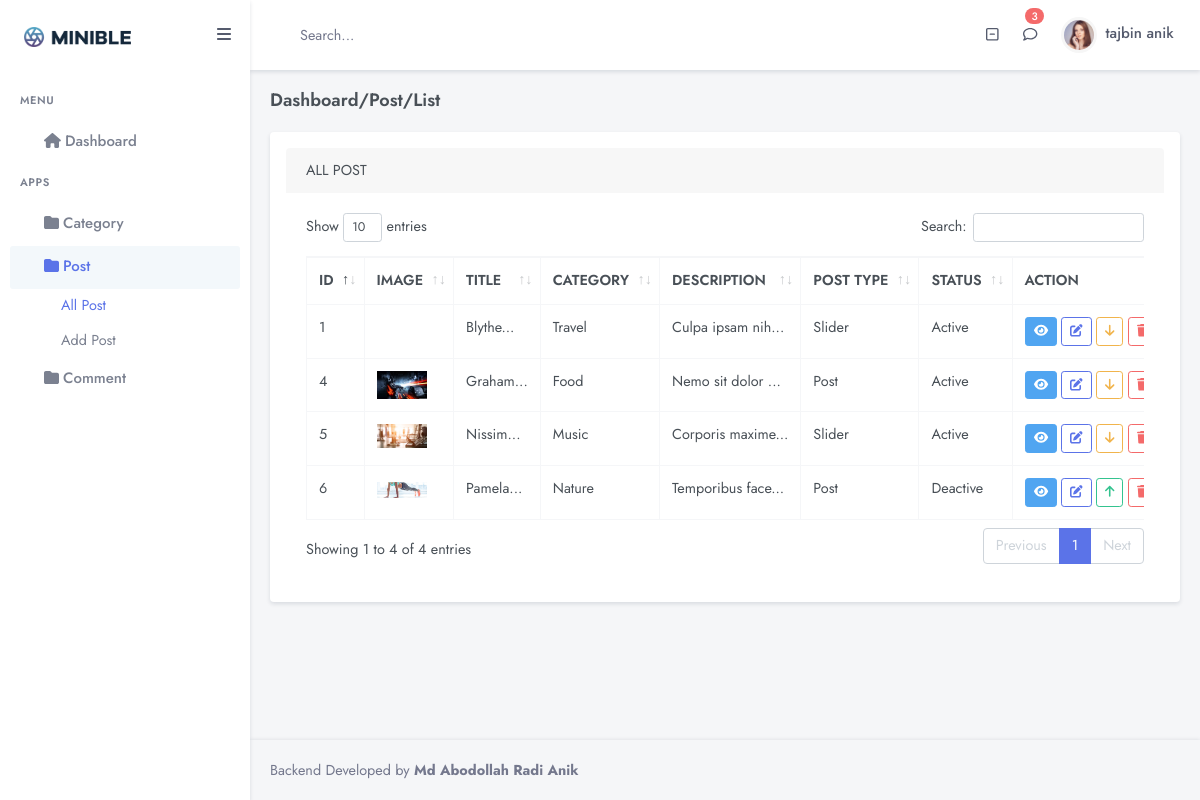
Page /admin/postList.php?id=ahr (signed in) on the committed database.
### tables this page shows
CREATE TABLE `post_table` (
  `postid` int NOT NULL,
  `userid` int DEFAULT NULL,
  `title` varchar(50) NOT NULL,
  `catId` int DEFAULT NULL,
  `imgOne` varchar(200) NOT NULL,
  `descOne` text NOT NULL,
  `imgTwo` varchar(200) NOT NULL,
  `descTwo` text NOT NULL,
  `postType` int NOT NULL DEFAULT '0',
  `tags` varchar(50) NOT NULL,
  `status` int NOT NULL DEFAULT '0',
  `create_time` timestamp NOT NULL DEFAULT CURRENT_TIMESTAMP
);

CREATE TABLE `category_table` (
  `cid` int NOT NULL,
  `cname` varchar(50) NOT NULL
);

### lib/Database.php (called while the page is built, shortened)
<?php
class Database
{
    public $host     = HOST;
    public $user     = USER;
    public $password = PASSWORD;
    public $databse  = DATABSE;
    public $link;
    public function dbCon()
    {
        $this->link = mysqli_connect($this->host, $this->user, $this->password, $this->databse);
    }
    public function select($query)
    {
        $result = mysqli_query($this->link, $query) or die($this->link->error . __LINE__);
        if (mysqli_num_rows($result) > 0) {
            return $result;
        } else {
            return false;
        }
    }
}

### lib/Session.php (called while the page is built, shortened)
<?php
class Session
{
    public static function get($key)
    {
        if (isset($_SESSION[$key])) {
            return $_SESSION[$key];
        } else {
            return false;
        }
    }
}

### classes/Post.php (called while the page is built, shortened)
<?php
$filePath = realpath(dirname(__FILE__));
include_once($filePath . '/../lib/Database.php');
include_once($filePath . '/../lib/Session.php');
class Post
{
    public $db;
    public function __construct()
    {
        $this->db = new Database();
    }
    public function allPost($userid)
    {
        $select    = "SELECT *, category_table.cname, user_table.id FROM post_table INNER JOIN category_table ON post_table.catId = category_table.cid
        INNER JOIN user_table ON post_table.userid = user_table.id WHERE user_table.id='$userid'";
        $select_row = $this->db->select($select);
        if ($select_row) {
            return $select_row;
        }
    }
}

### admin/postList.php (the view, shortened to what this page needs)
<?php
include_once 'inc/header.php';
include_once 'inc/sidebar.php';
include_once '../lib/Session.php';
include_once '../classes/Post.php';
$post = new Post();
$userid = Session::get('user_id');
$allPost = $post->allPost($userid);
?>
<div class="main-content">
    <div class="page-content">
        <div class="container-fluid">
            <div class="row">
                <div class="col-12">
                    <div class="page-title-box d-flex align-items-center justify-content-between">
                        <h4 class="mb-0">Dashboard/Post/List</h4>
                    </div>
                </div>
            </div>
            <div class="row d-flex justify-content-center">
                <div class="col-lg-12">
                    <div class="card shadow p-3 mb-5 bg-body-tertiary rounded">
                        <div class="card-header">
                            ALL POST
                        </div>
                        <div class="card-body">
                            <div class="table-responsive">
                                <table id="datatable" class="table table-bordered dt-responsive nowrap dataTable no-footer dtr-inline" style="border-collapse: collapse; border-spacing: 0px; width: 100%;" role="grid" aria-describedby="datatable_info">
                                    <thead>
                                        <tr role="row">
                                            <th class="sorting_asc" tabindex="0" aria-controls="datatable" rowspan="1" colspan="1" style="width: 158px;" aria-sort="ascending" aria-label="Name: activate to sort column descending">ID</th>
                                            <th class="sorting_asc" tabindex="0" aria-controls="datatable" rowspan="1" colspan="1" style="width: 158px;" aria-sort="ascending" aria-label="Name: activate to sort column descending">IMAGE</th>
                                            <th class="sorting_asc" tabindex="0" aria-controls="datatable" rowspan="1" colspan="1" style="width: 158px;" aria-sort="ascending" aria-label="Name: activate to sort column descending">TITLE</th>
                                            <th class="sorting_asc" tabindex="0" aria-controls="datatable" rowspan="1" colspan="1" style="width: 158px;" aria-sort="ascending" aria-label="Name: activate to sort column descending">CATEGORY</th>
                                            <th class="sorting_asc" tabindex="0" aria-controls="datatable" rowspan="1" colspan="1" style="width: 158px;" aria-sort="ascending" aria-label="Name: activate to sort column descending">DESCRIPTION</th>
                                            <th class="sorting_asc" tabindex="0" aria-controls="datatable" rowspan="1" colspan="1" style="width: 158px;" aria-sort="ascending" aria-label="Name: activate to sort column descending">POST TYPE</th>
                                            <th class="sorting_asc" tabindex="0" aria-controls="datatable" rowspan="1" colspan="1" style="width: 158px;" aria-sort="ascending" aria-label="Name: activate to sort column descending">STATUS</th>
                                            <th class="sorting_asc" tabindex="0" aria-controls="datatable" rowspan="1" colspan="1" style="width: 158px;" aria-sort="ascending" aria-label="Name: activate to sort column descending">ACTION</th>
                                        </tr>
                                    </thead>
                                    <tbody>
                                        <?php
                                        if (isset($allPost) && !is_bool($allPost)) {
                                            foreach ($allPost as $row) {
                                        ?>
                                                <tr role="row" class="odd">
                                                    <td class="sorting_1 dtr-control" tabindex="0"><?= $row['postid'] ?></td>
                                                    <td>
                                                        <img src="../upload/<?= $row['imgOne'] ?>" alt="" width="50">
                                                    </td>
                                                    <td><?= substr($row['title'], 0, 10) . '...' ?></td>
                                                    <td><?= $row['cname'] ?></td>
                                                    <td><?= substr($row['descOne'], 0, 15) . '...' ?></td>
                                                    <td><?= $row['postType'] == 0 ? 'Post' : 'Slider' ?></td>
                                                    <td><?= $row['status'] == 0 ? 'Deactive' : 'Active' ?></td>
                                                    <td>
                                                        <a type="button" class="btn btn-sm btn-info waves-effect waves-light" data-bs-toggle="modal" data-bs-target="#firstmodal-<?= $row['postid'] ?>" href="">
                                                            <i class="fa-solid fa-eye"></i>
                                                        </a>
                                                        <a class="btn btn-sm btn-outline-primary" href="postEdit.php?editPost=<?= $row['postid'] ?>">
                                                            <i class="fa-solid fa-pen-to-square"></i>
                                                        </a>
                                                        <?php
                                                        if ($row['status'] == 0) {
                                                        ?>
                                                            <a href="?active=<?= $row['postid'] ?>" class="btn btn-sm btn-outline-success">
                                                                <i class="fa-solid fa-arrow-up"></i>
                                                            </a>
                                                        <?php
                                                        } else {
                                                        ?>
                                                            <a href="?deactive=<?= $row['postid'] ?>" class="btn btn-sm btn-outline-warning">
                                                                <i class="fa-solid fa-arrow-down"></i>
                                                            </a>
                                                        <?php
                                                        }
                                                        ?>
                                                        <a class="btn btn-sm btn-outline-danger" onclick="return confirm('Are You Sure')" href="?postDlt=<?= $row['postid'] ?>">
                                                            <i class="fa-solid fa-trash"></i>
                                                        </a>
                                                    </td>
                                                </tr>
                                        <?php
                                            }
                                        }
                                        ?>
                                    </tbody>
                                </table>
                            </div>
                        </div>
                    </div>
                </div>
            </div>
        </div>
    </div>
</div>
<?php
include_once 'inc/footer.php';
?>

### admin/inc/header.php (style rules this page uses)
* { font-family: 'Jost', sans-serif !important; }

### rows in the picture
post_table: postid "1", title "Blythe", category_table.cname "Travel", descOne "Culpa ipsam nih", postType "Slider", status "Active"
post_table: postid "4", imgOne (picture), title "Graham", category_table.cname "Food", descOne "Nemo sit dolor", postType "Post", status "Active"
post_table: postid "5", imgOne (picture), title "Nissim", category_table.cname "Music", descOne "Corporis maxime", postType "Slider", status "Active"
post_table: postid "6", imgOne (picture), title "Pamela", category_table.cname "Nature", descOne "Temporibus face", postType "Post", status "Deactive"

### other values in the picture
Session::get('user_name') "tajbin anik"
